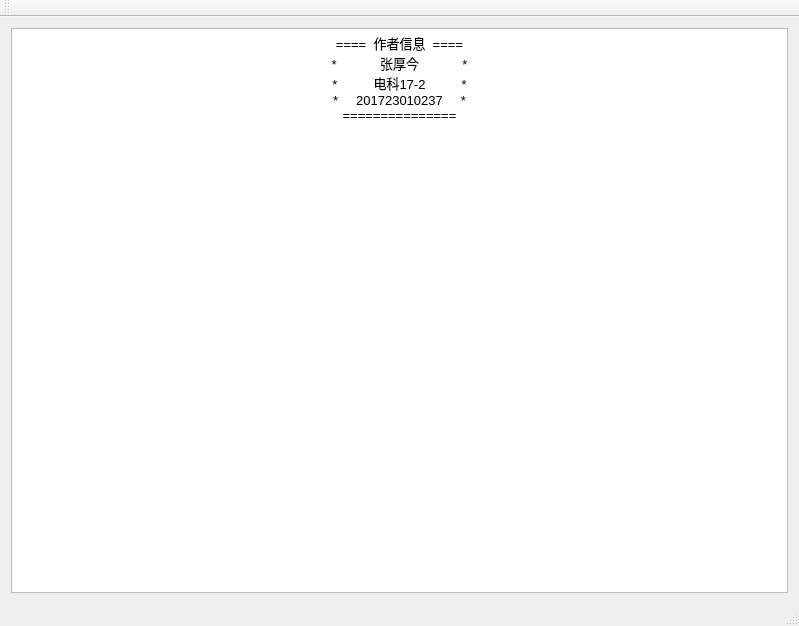
<?xml version="1.0" encoding="UTF-8"?>
<ui version="4.0">
 <class>MainWindow</class>
 <widget class="QMainWindow" name="MainWindow">
  <property name="geometry">
   <rect>
    <x>0</x>
    <y>0</y>
    <width>799</width>
    <height>626</height>
   </rect>
  </property>
  <property name="windowTitle">
   <string>MainWindow</string>
  </property>
  <widget class="QWidget" name="centralWidget">
   <layout class="QVBoxLayout" name="verticalLayout">
    <item>
     <widget class="QTextEdit" name="textEdit">
      <property name="font">
       <font>
        <family>Microsoft YaHei UI</family>
        <pointsize>10</pointsize>
       </font>
      </property>
      <property name="html">
       <string>&lt;!DOCTYPE HTML PUBLIC &quot;-//W3C//DTD HTML 4.0//EN&quot; &quot;http://www.w3.org/TR/REC-html40/strict.dtd&quot;&gt;
&lt;html&gt;&lt;head&gt;&lt;meta name=&quot;qrichtext&quot; content=&quot;1&quot; /&gt;&lt;style type=&quot;text/css&quot;&gt;
p, li { white-space: pre-wrap; }
&lt;/style&gt;&lt;/head&gt;&lt;body style=&quot; font-family:'Microsoft YaHei UI'; font-size:10pt; font-weight:400; font-style:normal;&quot;&gt;
&lt;p align=&quot;center&quot; style=&quot; margin-top:0px; margin-bottom:0px; margin-left:0px; margin-right:0px; -qt-block-indent:0; text-indent:0px;&quot;&gt;====  作者信息  ====&lt;/p&gt;
&lt;p align=&quot;center&quot; style=&quot; margin-top:0px; margin-bottom:0px; margin-left:0px; margin-right:0px; -qt-block-indent:0; text-indent:0px;&quot;&gt;*            张厚今            *&lt;/p&gt;
&lt;p align=&quot;center&quot; style=&quot; margin-top:0px; margin-bottom:0px; margin-left:0px; margin-right:0px; -qt-block-indent:0; text-indent:0px;&quot;&gt;*          电科17-2          *&lt;/p&gt;
&lt;p align=&quot;center&quot; style=&quot; margin-top:0px; margin-bottom:0px; margin-left:0px; margin-right:0px; -qt-block-indent:0; text-indent:0px;&quot;&gt;*     201723010237     *&lt;/p&gt;
&lt;p align=&quot;center&quot; style=&quot; margin-top:0px; margin-bottom:0px; margin-left:0px; margin-right:0px; -qt-block-indent:0; text-indent:0px;&quot;&gt;===============&lt;/p&gt;&lt;/body&gt;&lt;/html&gt;</string>
      </property>
     </widget>
    </item>
   </layout>
  </widget>
  <widget class="QMenuBar" name="menuBar">
   <property name="geometry">
    <rect>
     <x>0</x>
     <y>0</y>
     <width>799</width>
     <height>21</height>
    </rect>
   </property>
  </widget>
  <widget class="QToolBar" name="mainToolBar">
   <attribute name="toolBarArea">
    <enum>TopToolBarArea</enum>
   </attribute>
   <attribute name="toolBarBreak">
    <bool>false</bool>
   </attribute>
  </widget>
  <widget class="QStatusBar" name="statusBar"/>
 </widget>
 <layoutdefault spacing="6" margin="11"/>
 <resources/>
 <connections/>
</ui>
